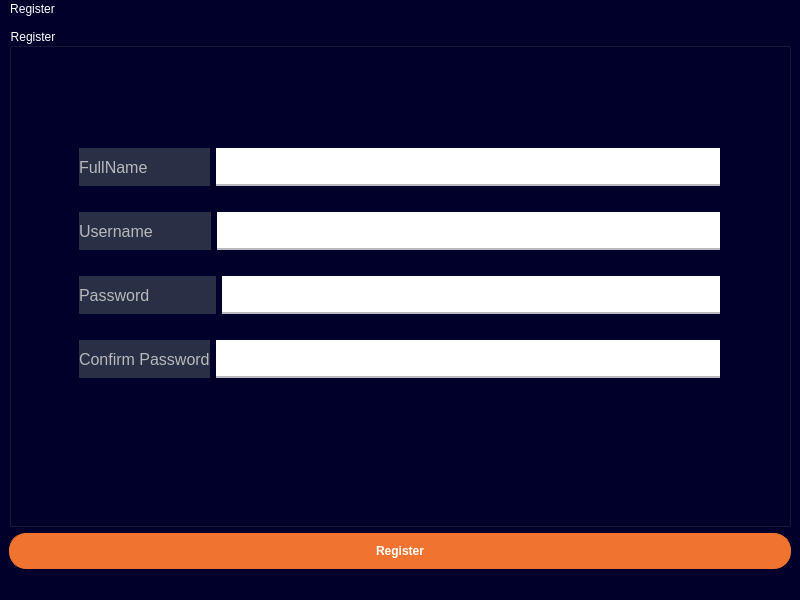
<?xml version="1.0" encoding="UTF-8"?>
<ui version="4.0">
 <class>SignupPage</class>
 <widget class="QMainWindow" name="SignupPage">
  <property name="geometry">
   <rect>
    <x>0</x>
    <y>0</y>
    <width>800</width>
    <height>600</height>
   </rect>
  </property>
  <property name="windowTitle">
   <string>Signup Page</string>
  </property>
  <property name="styleSheet">
   <string notr="true">/*Copyright (c) DevSec Studio. All rights reserved.

MIT License

Permission is hereby granted, free of charge, to any person obtaining a copy
of this software and associated documentation files (the &quot;Software&quot;), to deal
in the Software without restriction, including without limitation the rights
to use, copy, modify, merge, publish, distribute, sublicense, and/or sell
copies of the Software, and to permit persons to whom the Software is
furnished to do so, subject to the following conditions:

The above copyright notice and this permission notice shall be included in all
copies or substantial portions of the Software.

THE SOFTWARE IS PROVIDED *AS IS*, WITHOUT WARRANTY OF ANY KIND, EXPRESS OR
IMPLIED, INCLUDING BUT NOT LIMITED TO THE WARRANTIES OF MERCHANTABILITY,
FITNESS FOR A PARTICULAR PURPOSE AND NONINFRINGEMENT. IN NO EVENT SHALL THE
AUTHORS OR COPYRIGHT HOLDERS BE LIABLE FOR ANY CLAIM, DAMAGES OR OTHER
LIABILITY, WHETHER IN AN ACTION OF CONTRACT, TORT OR OTHERWISE, ARISING FROM,
OUT OF OR IN CONNECTION WITH THE SOFTWARE OR THE USE OR OTHER DEALINGS IN THE SOFTWARE.
*/

/*-----QWidget-----*/
QWidget
{
	background-color: rgb(0, 0, 42);
	color: #ffffff;
	border-color: #000000;

}


/*-----QLabel-----*/
QLabel
{
	background-color: #292f45;
	color: #b9b9bb;
	border-color: #000000;

}


/*-----QPushButton-----*/
QPushButton
{
	background-color: #f0742f;
	color: #fff;
	font-weight: bold;
	border-style: solid;
	border-width: 1px;
	border-radius: 17px;
	border-color: #f0742f;
	padding: 10px;

}


QPushButton::hover
{
	background-color: #fc7c11;
	color: #ffff;

}


QPushButton::pressed
{
	background-color: #ff6b35;
	color: #fff;

}


/*-----QToolButton-----*/
QToolButton
{
	background-color: #292f45;
	color: #ffffff;
	border-style: solid;
	border-color: #000000;

}


QToolButton::hover
{
	background-color: #fc7c11;
	color: #000000;
	padding: 2px;
	border-radius: 15px;
	border-color: #fc7c11;

}


QToolButton::pressed
{
	background-color: #fc7c11;
	color: #000000;
	border-style: solid;
	border-width: 2px;

}


/*-----QLineEdit-----*/
QLineEdit{
	background-color: rgb(255, 255, 255);
	color: rgb(35, 35, 35);
	font-weight: bold;
	border-style: solid;
	border-width: 2px;
	border-top: 0px;
	border-left: 0px;
	border-right: 0px;
	border-color: #b9b9bb;
	padding: 10px;

}


/*-----QCheckBox-----*/
QCheckBox
{
	background-color: transparent;
	color: #b9b9bb;
	font-weight: bold;

}


QCheckBox::indicator
{
    color: #b1b1b1;
    background-color: #00111d;
    border: 1px solid #f0742f;
    width: 12px;
    height: 12px;

}


QCheckBox::indicator:checked
{
    image:url(&quot;./ressources/check.png&quot;); /*To replace*/
	background-color: #1f2b2b;
    border: 1px solid #f0742f;

}


QCheckBox::indicator:unchecked:hover
{
    border: 1px solid #f0742f;

}


QCheckBox::disabled
{
	color: #656565;

}


QCheckBox::indicator:disabled
{
	background-color: #656565;
	color: #656565;
    border: 1px solid #656565;

}

</string>
  </property>
  <widget class="QWidget" name="centralwidget">
   <layout class="QVBoxLayout" name="verticalLayout_2">
    <item>
     <widget class="QGroupBox" name="groupBox">
      <property name="title">
       <string>Register</string>
      </property>
      <widget class="QWidget" name="layoutWidget">
       <property name="geometry">
        <rect>
         <x>70</x>
         <y>100</y>
         <width>641</width>
         <height>271</height>
        </rect>
       </property>
       <layout class="QVBoxLayout" name="verticalLayout">
        <item>
         <layout class="QHBoxLayout" name="horizontalLayout">
          <item>
           <widget class="QLabel" name="fullNamLlabel">
            <property name="font">
             <font>
              <pointsize>12</pointsize>
             </font>
            </property>
            <property name="text">
             <string>FullName              </string>
            </property>
           </widget>
          </item>
          <item>
           <widget class="QLineEdit" name="fullNameLineEdit"/>
          </item>
         </layout>
        </item>
        <item>
         <layout class="QHBoxLayout" name="horizontalLayout_2">
          <item>
           <widget class="QLabel" name="usernameLabel">
            <property name="font">
             <font>
              <pointsize>12</pointsize>
             </font>
            </property>
            <property name="text">
             <string>Username             </string>
            </property>
           </widget>
          </item>
          <item>
           <widget class="QLineEdit" name="usernameLineEdit"/>
          </item>
         </layout>
        </item>
        <item>
         <layout class="QHBoxLayout" name="horizontalLayout_3">
          <item>
           <widget class="QLabel" name="passwordLabel">
            <property name="font">
             <font>
              <pointsize>12</pointsize>
             </font>
            </property>
            <property name="text">
             <string>Password               </string>
            </property>
           </widget>
          </item>
          <item>
           <widget class="QLineEdit" name="passwordLineEdit">
            <property name="echoMode">
             <enum>QLineEdit::Password</enum>
            </property>
           </widget>
          </item>
         </layout>
        </item>
        <item>
         <layout class="QHBoxLayout" name="horizontalLayout_4">
          <item>
           <widget class="QLabel" name="confirmPasswordLabel">
            <property name="font">
             <font>
              <pointsize>12</pointsize>
             </font>
            </property>
            <property name="text">
             <string>Confirm Password</string>
            </property>
           </widget>
          </item>
          <item>
           <widget class="QLineEdit" name="confirmPassswordLineEdit">
            <property name="echoMode">
             <enum>QLineEdit::Password</enum>
            </property>
           </widget>
          </item>
         </layout>
        </item>
       </layout>
      </widget>
     </widget>
    </item>
    <item>
     <widget class="QPushButton" name="registerButton">
      <property name="text">
       <string>Register</string>
      </property>
     </widget>
    </item>
   </layout>
  </widget>
  <widget class="QMenuBar" name="menubar">
   <property name="geometry">
    <rect>
     <x>0</x>
     <y>0</y>
     <width>800</width>
     <height>32</height>
    </rect>
   </property>
   <widget class="QMenu" name="menuRegister">
    <property name="title">
     <string>Register</string>
    </property>
   </widget>
   <addaction name="menuRegister"/>
  </widget>
  <widget class="QStatusBar" name="statusbar"/>
 </widget>
 <resources/>
 <connections/>
</ui>
